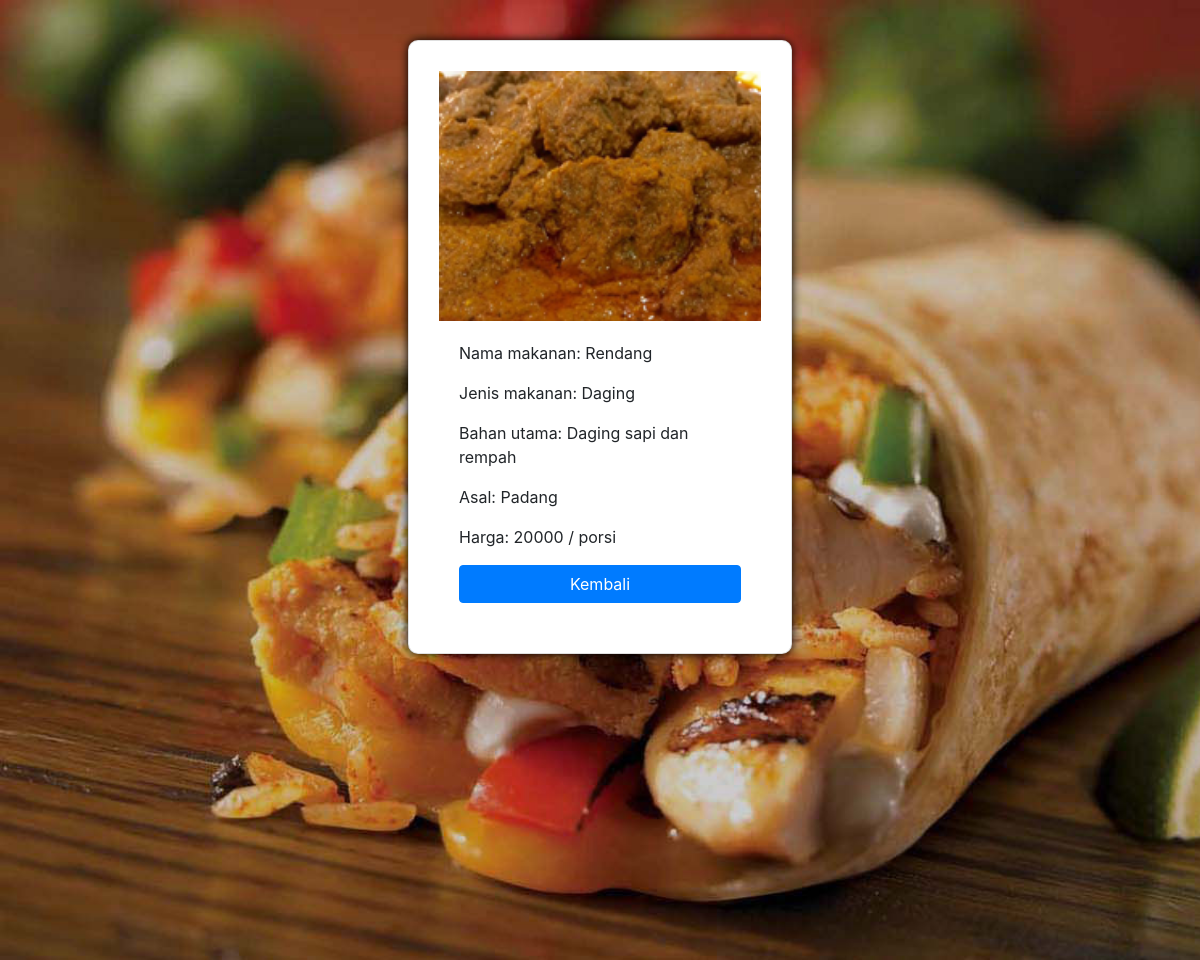
The app's page /php/detail.php?id=1 with its own data.
### tables this page shows
CREATE TABLE `makanan2` (
  `id` int(11) NOT NULL,
  `nama` varchar(100) NOT NULL,
  `jenis` varchar(100) NOT NULL,
  `bahan` varchar(100) NOT NULL,
  `asal` varchar(100) NOT NULL,
  `harga` bigint(11) NOT NULL,
  `gambar` varchar(100) NOT NULL
);

### php/functions.php (called while the page is built, shortened)
<?php
	function koneksi() {
		$conn = mysqli_connect("localhost","root","") or die ("koneksi ke DB gagal");
		mysqli_select_db($conn, "pw_193040102") or die ("Database salah!");
		return $conn;
	}
	function query($sql) {
		$conn = koneksi();
		$result = mysqli_query($conn, "$sql");
		$rows = [];
		while ($mkn2 = mysqli_fetch_assoc($result)) {
			$rows[] = $mkn2;
		}
		return $rows;
	}
?>

### php/detail.php (the view, shortened to what this page needs)
<?php
	require 'functions.php';
	$id = $_GET['id'];
	$mkn2 = query("SELECT * FROM makanan2 WHERE id = $id")[0];
?>
<!DOCTYPE html>
<html lang="en">
  <head>
    <link rel="stylesheet" href="../css/bootstrap.min.css">
    <link rel="stylesheet" href="../css/detailstyle.css">
  </head>
  <body>
<section class="container-fluid bg">
  <section class="row justify-content-center">
    <div class="card" style="width: 24rem;">
      <img src="../assets/img/<?= $mkn2["gambar"]; ?>" alt="">
      <div class="card-body">
            <p>Nama makanan: <?= $mkn2["nama"]; ?></p>
            <p>Jenis makanan: <?= $mkn2["jenis"]; ?></p>
            <p>Bahan utama: <?= $mkn2["bahan"]; ?></p>
            <p>Asal: <?= $mkn2["asal"]; ?></p>
            <p>Harga: <?= $mkn2["harga"]; ?> / porsi</p>
        <a href="../index.php" class="btn btn-primary btn-block">Kembali</a>
      </div>
    </div>
  </section>
</section>
  </body>
</html>

### css/detailstyle.css (style rules this page uses)
.bg { background: url(../assets/img/1.jpg) no-repeat; width: 100%; height: 120vh; background-size: cover; }
.card { position: absolute; top: 5vh; background: #fff; padding: 30px; border-radius: 10px; box-shadow: 0px 0px 10px 0px #000; }
img { height: 250px; }

### records on screen
makanan2: gambar (picture), nama "Rendang", jenis "Daging", bahan "Daging sapi dan rempah", asal "Padang", harga "20000"
